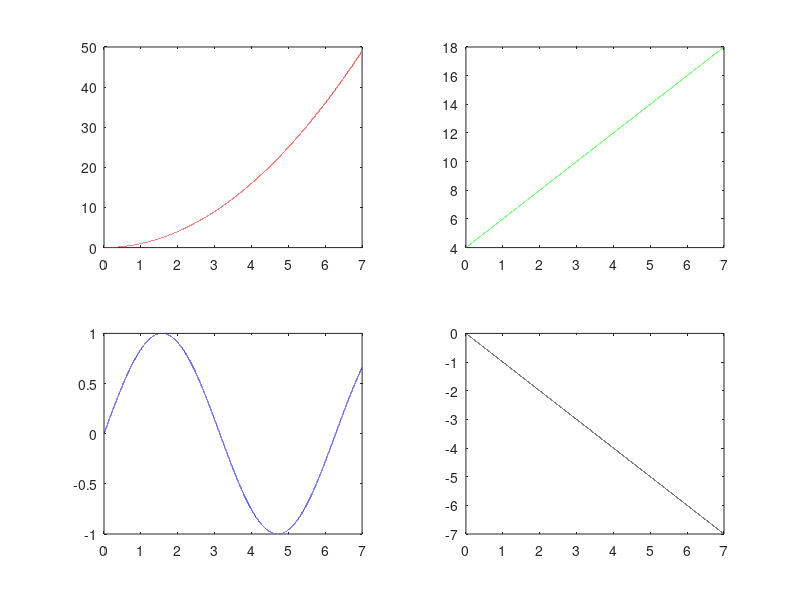

Here is the MATLAB script that generated this plot:
clear ; clc
x = 0:1e-4:7 ; % dominio
y = x.^2 ; % parabola
z = 2*x+4 ; % reta com coeficiente angular positivo
w = sin(x) ; % senoide
k = -x ; % reta com coeficiente angular negativo
figure(1), 
subplot(2,2,1),plot(x,y,'-r');  % x^2
subplot(2,2,2),plot(x,z,'-g') ; % 2*x+4
subplot(2,2,3),plot(x,w,'-b') ;  % sen(x)
subplot(2,2,4),plot(x,k,'-k') ;  % -x
print('Subplot_Simples','-dpng')